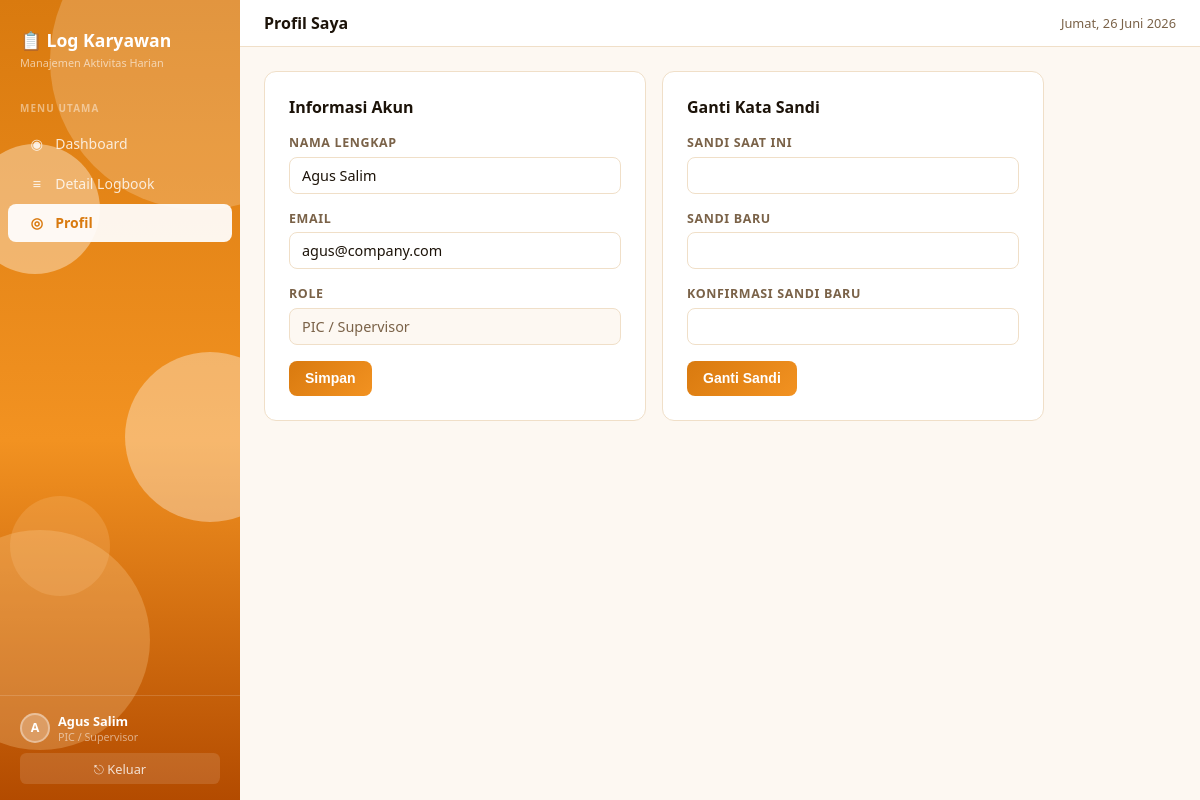
The app's page /app/pic/profile.php (signed in) with its own data.
### tables this page shows
CREATE TABLE `users` (
  `id` int NOT NULL,
  `name` varchar(100) NOT NULL,
  `email` varchar(100) NOT NULL,
  `password` varchar(255) NOT NULL,
  `role` enum('karyawan','pic','direktur','admin') NOT NULL DEFAULT 'karyawan',
  `created_at` timestamp NULL DEFAULT CURRENT_TIMESTAMP
);

### app/pic/profile.php (the view, shortened to what this page needs)
<?php
require '../shared/auth.php'; require '../shared/config.php'; require '../shared/layout.php';
$user = require_role('pic'); $uid = $user['id'];
$s=$db->prepare('SELECT * FROM users WHERE id=?'); $s->execute([$uid]); $u=$s->fetch();
html_head('Profil'); nav($user,'Profil Saya'); flash();
?>
<div class="grid-2 profile-grid">
<div class="card">
  <h2>Informasi Akun</h2>
  <form method="post" action="action.php">
    <div class="field"><label>Nama Lengkap</label><input type="text" name="name" required value="<?=htmlspecialchars($u['name'])?>"></div>
    <div class="field"><label>Email</label><input type="email" name="email" required value="<?=htmlspecialchars($u['email'])?>"></div>
    <div class="field"><label>Role</label><input type="text" value="PIC / Supervisor" readonly></div>
    <button class="btn btn-primary" type="submit">Simpan</button>
  </form>
</div>
<div class="card">
  <h2>Ganti Kata Sandi</h2>
  <form method="post" action="action.php">
    <div class="field"><label>Sandi Saat Ini</label><input type="password" name="old" required></div>
    <div class="field"><label>Sandi Baru</label><input type="password" name="new" required minlength="8"></div>
    <div class="field"><label>Konfirmasi Sandi Baru</label><input type="password" name="confirm" required minlength="8"></div>
    <button class="btn btn-primary" type="submit">Ganti Sandi</button>
  </form>
</div>
</div>
<?php html_foot() ?>

### app/shared/layout.php (shortened to what this page needs)
<?php
function html_head(string $title): void { ?>
<!DOCTYPE html>
<html lang="id">
<head>
</head>
<body>
<?php }
function nav(array $user, string $page_title): void {
    $role  = $user['role'];
    $base  = defined('BASE') ? BASE : '..';
    $cur   = basename($_SERVER['PHP_SELF']);
    $a     = fn(string $f) => basename($f)===$cur ? 'active' : '';
    $init  = strtoupper(mb_substr($user['name'],0,1));
    $links = match($role) {
        'karyawan' => [
            ["$base/karyawan/dashboard.php",    '◉', 'Dashboard'],
            ["$base/karyawan/logbook.php",      '✎', 'Input Logbook'],
            ["$base/karyawan/laporan.php",      '≡', 'Laporan'],
            ["$base/karyawan/profile.php",      '◎', 'Profil'],
        ],
        'admin' => [
            ["$base/admin/dashboard.php", '◉', 'Dashboard Admin'],
            ["$base/admin/logbook.php",   '≡', 'Logbook Karyawan'],
            ["$base/admin/karyawan.php",  '👥', 'Data Karyawan'],
        ],
        'pic' => [
            ["$base/pic/dashboard.php",   '◉', 'Dashboard'],
            ["$base/pic/logbook.php",     '≡', 'Detail Logbook'],
            ["$base/pic/profile.php",     '◎', 'Profil'],
        ],
        default => [
            ["$base/direktur/dashboard.php", '◉', 'Dashboard Eksekutif'],
            ["$base/direktur/logbook.php",   '≡', 'Detail Logbook'],
            ["$base/direktur/profile.php",   '◎', 'Profil'],
        ],
    };
    $role_label = match($role) {
        'karyawan' => 'Karyawan',
        'pic' => 'PIC / Supervisor',
        'admin' => 'Admin',
        default => 'Direktur'
    };
    ?>
<aside class="sidebar" id="sidebar">
  <div class="sb-blob"></div><div class="sb-blob2"></div><div class="sb-blob3"></div>
  <div class="sb-brand">
    <div class="logo">📋 Log Karyawan</div>
    <div class="tagline">Manajemen Aktivitas Harian</div>
  </div>
  <div class="sb-section">Menu Utama</div>
  <nav>
    <?php foreach ($links as [$href, $ico, $lbl]): ?>
    <a href="<?= $href ?>" class="<?= $a($href) ?>">
      <i class="ico"><?= $ico ?></i><?= htmlspecialchars($lbl) ?>
    </a>
    <?php endforeach ?>
  </nav>
  <div class="sb-footer">
    <div class="sb-user">
      <div class="sb-avatar"><?= htmlspecialchars($init) ?></div>
      <div>
        <div class="sb-uname"><?= htmlspecialchars($user['name']) ?></div>
        <div class="sb-urole"><?= $role_label ?></div>
      </div>
    </div>
    <form method="post" action="<?= $base ?>/logout.php" style="margin:0">
      <button type="submit" class="sb-logout">⎋ Keluar</button>
    </form>
  </div>
</aside>
<div class="main">
  <div class="topbar">
    <span class="topbar-title"><?= htmlspecialchars($page_title) ?></span>
    <span class="topbar-date"><?= _tgl(time()) ?></span>
  </div>
  <div class="wrap">
<?php }
function _tgl(int $ts): string {
    static $b=['','Januari','Februari','Maret','April','Mei','Juni','Juli','Agustus','September','Oktober','November','Desember'];
    static $h=['Minggu','Senin','Selasa','Rabu','Kamis','Jumat','Sabtu'];
    return $h[date('w',$ts)].', '.date('j',$ts).' '.$b[(int)date('n',$ts)].' '.date('Y',$ts);
}
function html_foot(): void { ?>
</div></div>
</body></html>
<?php }

### records on screen
users: name "A", name "Agus Salim", role "PIC / Supervisor", email "agus@company.com"

### other values on screen
$ico "◉"
$lbl "Dashboard"
$ico "≡"
$lbl "Detail Logbook"
$ico "◎"
$lbl "Profil"
$page_title "Profil Saya"
